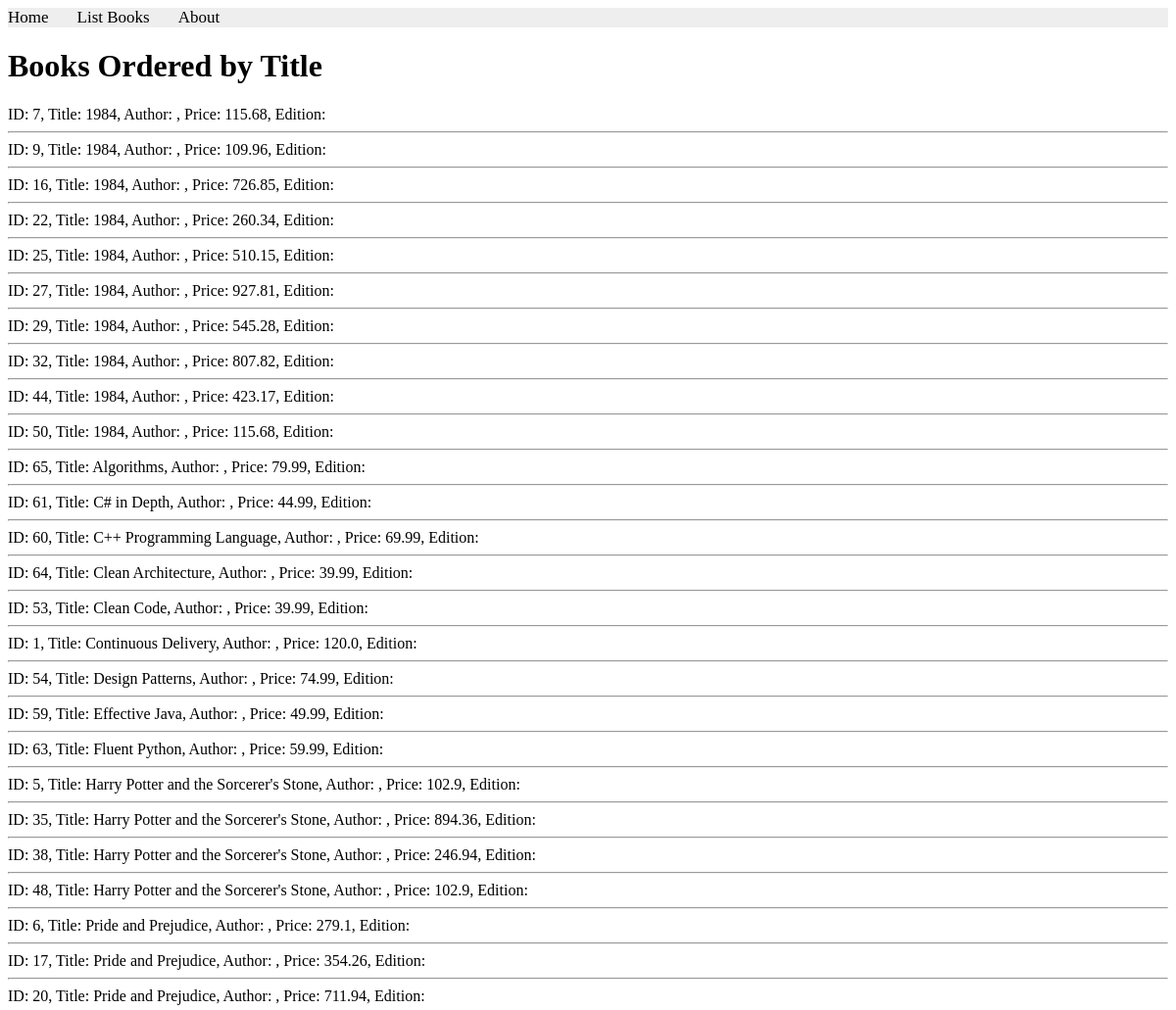
The page /books/lab8/task4 (upper part) on the database as committed earlier.
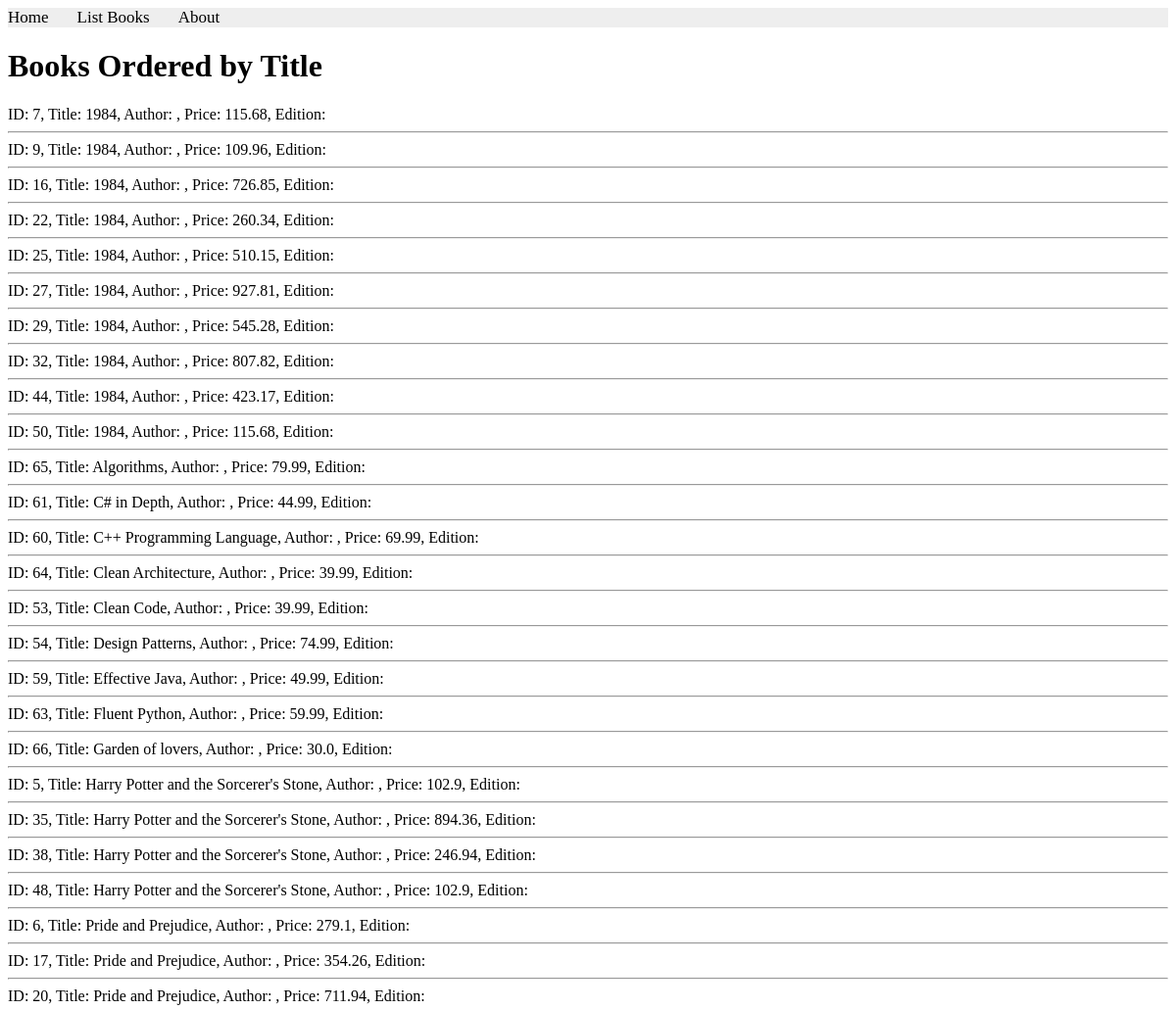
The same page on the database as committed later.
### apps/bookmodule/models.py (models this page shows)
class Book(models.Model):
    title = models.CharField(max_length=100)
    price = models.FloatField(default=0.0)
    quantity = models.IntegerField(default=1)
    pubdate = models.DateTimeField(null=True)
    rating = models.SmallIntegerField(default=1)
    publisher = models.ForeignKey(Publisher, null=True, on_delete=models.SET_NULL)
    authors = models.ManyToManyField(Author)
    percentage = None  # transient field, not stored in DB

### apps/bookmodule/views.py (the view)
# urls.py: path('lab8/task4', views.lab8_task4, name="books.lab8_task4"),
def lab8_task4(request):
    mybooks = Book.objects.all().order_by('title')
    return render(request, 'bookmodule/lab8_task4.html', {'books': mybooks})

### apps/templates/bookmodule/lab8_task4.html (shortened to what this page needs)
{% extends "layouts/base.html" %}
{% block content %}
<h1>Books Ordered by Title</h1>
{% for book in books %}
  ID: {{ book.id }}, Title: {{ book.title }}, Author: {{ book.author }}, Price: {{ book.price }}, Edition: {{ book.edition }}
  <hr>
{% empty %}
  <p>No books found.</p>
{% endfor %}
{% endblock content %}

Rows that differ between the two databases and show on the page:
removed Book: id "1", title "Continuous Delivery", price "120.0"
added Book: id "66", title "Garden of lovers", price "30.0"
